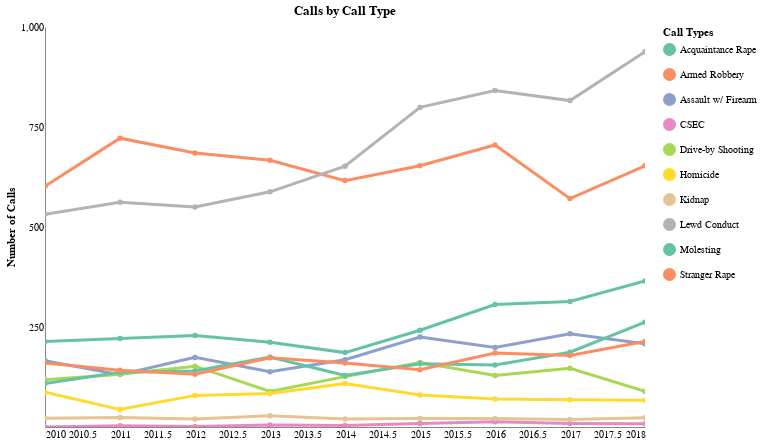

Notebook code for this chart:
### Code cell
# USE
# Chart number of calls reporting each final call type

alt.Chart(fct_counts).mark_line(point=True).encode(
    x=alt.X('year',axis=alt.Axis(format='Y', title='', ticks=False)),
    y=alt.Y('final_call_count', axis=alt.Axis(title='Number of Calls', ticks=False, values=[250, 500, 750, 1000, 1250])),
    tooltip=('year','final_call_type:N', 'final_call_count'),
    color=alt.Color(
        'final_call_type',
        legend=alt.Legend(
            title='Call Types',
            orient='right'
        ), scale=alt.Scale(
            scheme='set2'
        ))
).properties(
    title='Calls by Call Type',
    width=600,
    height=400,
).configure_axis(
    grid=False
).configure_line(
    strokeWidth=3
).configure_view(
    strokeWidth=0
).interactive()

# To do: edit tooltips to remove labels and add "calls" after count.

### Figure 1 — Vega-Lite specification as saved in the notebook (floating-point values rounded to 4 significant figures)
{"$schema": "https://vega.github.io/schema/vega-lite/v2.6.0.json", "config": {"axis": {"grid": false}, "line": {"strokeWidth": 3}, "view": {"height": 300, "strokeWidth": 0, "width": 400}}, "data": {"name": "data-71b4dc3231b0023ab7c6e44a0aa196df"}, "datasets": {"data-71b4dc3231b0023ab7c6e44a0aa196df": [{"final_call_count": 214, "final_call_type": "Acquaintance Rape", "year": 2010}, {"final_call_count": 602, "final_call_type": "Armed Robbery", "year": 2010}, {"final_call_count": 166, "final_call_type": "Assault w/ Firearm", "year": 2010}, {"final_call_count": 0, "final_call_type": "CSEC", "year": 2010}, {"final_call_count": 118, "final_call_type": "Drive-by Shooting", "year": 2010}, {"final_call_count": 87, "final_call_type": "Homicide", "year": 2010}, {"final_call_count": 22, "final_call_type": "Kidnap", "year": 2010}, {"final_call_count": 532, "final_call_type": "Lewd Conduct", "year": 2010}, {"final_call_count": 109, "final_call_type": "Molesting", "year": 2010}, {"final_call_count": 160, "final_call_type": "Stranger Rape", "year": 2010}, {"final_call_count": 221, "final_call_type": "Acquaintance Rape", "year": 2011}, {"final_call_count": 722, "final_call_type": "Armed Robbery", "year": 2011}, {"final_call_count": 131, "final_call_type": "Assault w/ Firearm", "year": 2011}, {"final_call_count": 3, "final_call_type": "CSEC", "year": 2011}, {"final_call_count": 132, "final_call_type": "Drive-by Shooting", "year": 2011}, {"final_call_count": 44, "final_call_type": "Homicide", "year": 2011}, {"final_call_count": 24, "final_call_type": "Kidnap", "year": 2011}, {"final_call_count": 562, "final_call_type": "Lewd Conduct", "year": 2011}, {"final_call_count": 137, "final_call_type": "Molesting", "year": 2011}, {"final_call_count": 142, "final_call_type": "Stranger Rape", "year": 2011}, {"final_call_count": 229, "final_call_type": "Acquaintance Rape", "year": 2012}, {"final_call_count": 685, "final_call_type": "Armed Robbery", "year": 2012}, {"final_call_count": 174, "final_call_type": "Assault w/ Firearm", "year": 2012}, {"final_call_count": 1, "final_call_type": "CSEC", "year": 2012}, {"final_call_count": 152, "final_call_type": "Drive-by Shooting", "year": 2012}, {"final_call_count": 79, "final_call_type": "Homicide", "year": 2012}, {"final_call_count": 20, "final_call_type": "Kidnap", "year": 2012}, {"final_call_count": 550, "final_call_type": "Lewd Conduct", "year": 2012}, {"final_call_count": 140, "final_call_type": "Molesting", "year": 2012}, {"final_call_count": 132, "final_call_type": "Stranger Rape", "year": 2012}, {"final_call_count": 212, "final_call_type": "Acquaintance Rape", "year": 2013}, {"final_call_count": 667, "final_call_type": "Armed Robbery", "year": 2013}, {"final_call_count": 138, "final_call_type": "Assault w/ Firearm", "year": 2013}, {"final_call_count": 5, "final_call_type": "CSEC", "year": 2013}, {"final_call_count": 89, "final_call_type": "Drive-by Shooting", "year": 2013}, {"final_call_count": 84, "final_call_type": "Homicide", "year": 2013}, {"final_call_count": 28, "final_call_type": "Kidnap", "year": 2013}, {"final_call_count": 588, "final_call_type": "Lewd Conduct", "year": 2013}, {"final_call_count": 175, "final_call_type": "Molesting", "year": 2013}, {"final_call_count": 173, "final_call_type": "Stranger Rape", "year": 2013}, {"final_call_count": 186, "final_call_type": "Acquaintance Rape", "year": 2014}, {"final_call_count": 616, "final_call_type": "Armed Robbery", "year": 2014}, {"final_call_count": 168, "final_call_type": "Assault w/ Firearm", "year": 2014}, {"final_call_count": 4, "final_call_type": "CSEC", "year": 2014}, {"final_call_count": 126, "final_call_type": "Drive-by Shooting", "year": 2014}, {"final_call_count": 109, "final_call_type": "Homicide", "year": 2014}, {"final_call_count": 20, "final_call_type": "Kidnap", "year": 2014}, {"final_call_count": 652, "final_call_type": "Lewd Conduct", "year": 2014}, {"final_call_count": 129, "final_call_type": "Molesting", "year": 2014}, {"final_call_count": 160, "final_call_type": "Stranger Rape", "year": 2014}, {"final_call_count": 242, "final_call_type": "Acquaintance Rape", "year": 2015}, {"final_call_count": 653, "final_call_type": "Armed Robbery", "year": 2015}, {"final_call_count": 225, "final_call_type": "Assault w/ Firearm", "year": 2015}, {"final_call_count": 9, "final_call_type": "CSEC", "year": 2015}, {"final_call_count": 161, "final_call_type": "Drive-by Shooting", "year": 2015}, {"final_call_count": 80, "final_call_type": "Homicide", "year": 2015}, {"final_call_count": 21, "final_call_type": "Kidnap", "year": 2015}, {"final_call_count": 799, "final_call_type": "Lewd Conduct", "year": 2015}, {"final_call_count": 158, "final_call_type": "Molesting", "year": 2015}, {"final_call_count": 143, "final_call_type": "Stranger Rape", "year": 2015}, {"final_call_count": 306, "final_call_type": "Acquaintance Rape", "year": 2016}, {"final_call_count": 705, "final_call_type": "Armed Robbery", "year": 2016}, {"final_call_count": 199, "final_call_type": "Assault w/ Firearm", "year": 2016}, {"final_call_count": 13, "final_call_type": "CSEC", "year": 2016}, {"final_call_count": 129, "final_call_type": "Drive-by Shooting", "year": 2016}, {"final_call_count": 70, "final_call_type": "Homicide", "year": 2016}, {"final_call_count": 21, "final_call_type": "Kidnap", "year": 2016}, {"final_call_count": 841, "final_call_type": "Lewd Conduct", "year": 2016}, {"final_call_count": 155, "final_call_type": "Molesting", "year": 2016}, {"final_call_count": 185, "final_call_type": "Stranger Rape", "year": 2016}, {"final_call_count": 314, "final_call_type": "Acquaintance Rape", "year": 2017}, {"final_call_count": 571, "final_call_type": "Armed Robbery", "year": 2017}, {"final_call_count": 233, "final_call_type": "Assault w/ Firearm", "year": 2017}, {"final_call_count": 9, "final_call_type": "CSEC", "year": 2017}, {"final_call_count": 147, "final_call_type": "Drive-by Shooting", "year": 2017}, {"final_call_count": 68, "final_call_type": "Homicide", "year": 2017}, {"final_call_count": 19, "final_call_type": "Kidnap", "year": 2017}, {"final_call_count": 816, "final_call_type": "Lewd Conduct", "year": 2017}, {"final_call_count": 187, "final_call_type": "Molesting", "year": 2017}, {"final_call_count": 179, "final_call_type": "Stranger Rape", "year": 2017}, {"final_call_count": 365, "final_call_type": "Acquaintance Rape", "year": 2018}, {"final_call_count": 653, "final_call_type": "Armed Robbery", "year": 2018}, {"final_call_count": 208, "final_call_type": "Assault w/ Firearm", "year": 2018}, {"final_call_count": 8, "final_call_type": "CSEC", "year": 2018}, {"final_call_count": 89, "final_call_type": "Drive-by Shooting", "year": 2018}, {"final_call_count": 67, "final_call_type": "Homicide", "year": 2018}, {"final_call_count": 23, "final_call_type": "Kidnap", "year": 2018}, {"final_call_count": 938, "final_call_type": "Lewd Conduct", "year": 2018}, {"final_call_count": 262, "final_call_type": "Molesting", "year": 2018}, {"final_call_count": 214, "final_call_type": "Stranger Rape", "year": 2018}]}, "encoding": {"color": {"field": "final_call_type", "legend": {"orient": "right", "title": "Call Types"}, "scale": {"scheme": "set2"}, "type": "nominal"}, "tooltip": [{"field": "year", "type": "quantitative"}, {"field": "final_call_type", "type": "nominal"}, {"field": "final_call_count", "type": "quantitative"}], "x": {"axis": {"format": "Y", "ticks": false, "title": ""}, "field": "year", "type": "quantitative"}, "y": {"axis": {"ticks": false, "title": "Number of Calls", "values": [250, 500, 750, 1000, 1250]}, "field": "final_call_count", "type": "quantitative"}}, "height": 400, "mark": {"point": true, "type": "line"}, "selection": {"selector004": {"bind": "scales", "encodings": ["x", "y"], "mark": {"fill": "#333", "fillOpacity": 0.125, "stroke": "white"}, "on": "[mousedown, window:mouseup] > window:mousemove!", "resolve": "global", "translate": "[mousedown, window:mouseup] > window:mousemove!", "type": "interval", "zoom": "wheel!"}}, "title": "Calls by Call Type", "width": 600}
